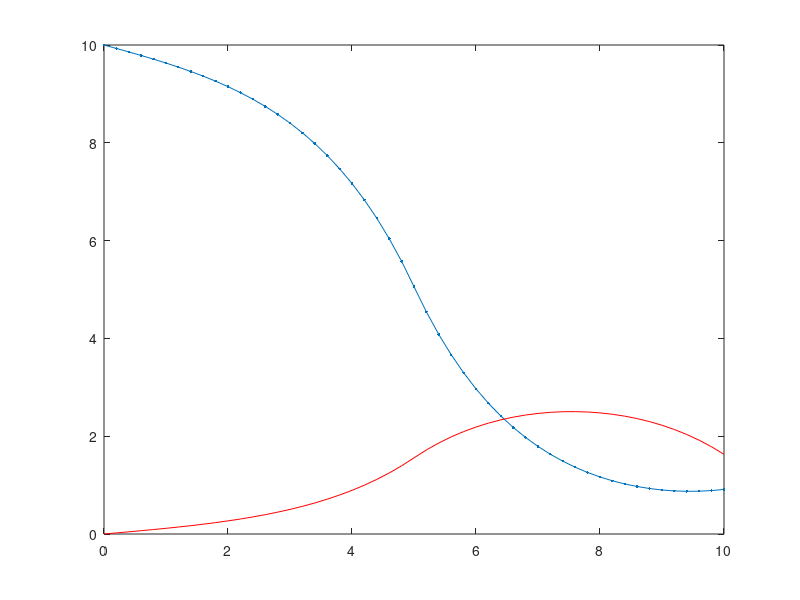

MATLAB code for this plot:
function F=driver

% clear the console screen
clc; close all; 
% load the data structure with info pertaining to the physical problem
dat.material_type = 'constant_coefficients';
dat.response_type = 'half';
dat.source_type   = 'constant';
dat.source_type   = 'half';

dat.diff=@diffu;
dat.siga=@siga;
dat.esrc=@esrc;
dat.resp=@resp;
npar.building_adjoint=false;

dat.width=10;
% BCs
bc.left.type=2; % 0=neumann, 1=robin, 2=dirichlet
bc.left.C=10; % (that data is C in: -Ddu/dn=C // u/4+D/2du/dn=C // u=C)
bc.rite.type=1;
bc.rite.C=0.3;
dat.bc=bc; clear bc;

% load the numerical parameters, npar, structure pertaining to numerics
% number of elements
npar.nel = 50;
% domain
npar.x = linspace(0,dat.width,npar.nel+1);
% polynomial degree
npar.porder=1;
% quadrature order
npar.q_pts=2;
% nbr of dofs per variable
npar.ndofs = npar.porder*npar.nel+1;
% connectivity
gn=zeros(npar.nel,npar.porder+1);
gn(1,:)=linspace(1,npar.porder+1,npar.porder+1);
for iel=2:npar.nel
    gn(iel,:)=[gn(iel-1,end) , gn(iel-1,2:end)+npar.porder ];
end
npar.gn=gn; clear gn;

% assemble the matrix and the rhs
[A,b,npar]=assemble_system(npar,dat);
% solve system
u=A\b;
% plot
figure(1)
plot(npar.x,u,'.-'); hold all
% verification is always good
% verif_diff_eq(dat)
[QoI_f] = QoIforward(dat.resp,npar,dat,u)
% \int r(x) u(x) dx = \sum_i U_i \int r(x) b_i(x) dx = dot(U,R)

% <us|b_mod>=<us|A_mod.u>
%           =<us.(A_mod)'|u>
%           =<u|(A_mod)'.us>
%           =<u|r>

% assemble the matrix and the rhs
dat2=dat; 
dat2.esrc=@resp; 
npar.building_adjoint=true;
% we pass homog Neumann BC so that the adjoint rhs 
% is untouched by the application of the BCs
% 0=neumann, 1=robin, 2=dirichlet
% dat2.bc.left.type=0; dat2.bc.rite.type=0;
dat2.bc.left.C=0;dat2.bc.rite.C=0;
[As,bs,npar]=assemble_system(npar,dat2);
% max(max(abs(As-A)))
us=As\bs;
% us=A\bs;
plot(npar.x,us,'r-'); hold all


QoI_u_bstar = u'*bs
QoI_ustar_b = us'*b
% QoI_u_Astar_ustar = u'*(As*us)
% us'*(As*u)


% QoI_a = us'*b + us'*(As-A)*u
% QoI_a = us'*(A*u)+ us'*(As-A)*u
% u'*(A*us)

% us'*(A_nobc*u)
% u'*(As_nobc*us)

return
end
%%%%%%%%%%%%%%%%%%%%%%%%%%%%%%%%%%%%%

% % function u=solve_fem2(dat,npar)
% % 
% % % initial guess
% % % (not needed if a direct method is used to solve the linear system)
% % u=ones(npar.ndofs,1);
% % 
% % % assemble the matrix and the rhs
% % [A,b,npar]=assemble_system(npar,dat);
% % 
% % % solve
% % u=A\b;
% % 
% % return
% % end 
%%%%%%%%%%%%%%%%%%%%%%%%%%%%%%%%%%%%%

function [QoIf] = QoIforward(fct_ptr,npar,dat,u)

porder = npar.porder;
gn     = npar.gn;
[xq,wq] = GLNodeWt(npar.q_pts);
[b,dbdx] = feshpln(xq,porder);

QoIf = 0;
% loop over elements
for iel=1:npar.nel
    % element extremities
    x0=npar.x(iel);
    x1=npar.x(iel+1);
    % jacobian of the transformation to the ref. element
    Jac=(x1-x0)/2;
    % get x values in the interval
    x=(x1+x0)/2+xq*(x1-x0)/2;
    % compute function at xq
    value = fct_ptr(x,dat)*Jac;
    local_u  = b(:,:) * u(gn(iel,:));
    % assemble
    QoIf = QoIf + dot(value.*wq, local_u );
end

return
end
%%%%%%%%%%%%%%%%%%%%%%%%%%%%%%%%%%%%%

function [A,rhs,npar]=assemble_system(npar,dat)
% assemble the matrix, the rhs, apply BC
% shortcuts
porder= npar.porder;
gn    = npar.gn;
nel   = npar.nel;
% ideally, we would analyze the connectivity to determine nnz
nnz=(porder+1)*nel; %this is an upperbound, not exact
% n: linear system size
n=nel*porder+1;
% allocate memory
A=spalloc(n,n,nnz);
rhs=zeros(n,1);
if nargin<3
    field=zeros(n,1);
end

% compute local matrices
% load Gauss Legendre quadrature (GLQ is exact on polynomials of degree up to 2n-1,
% while using only integrand evaluations (n-point quadrature).
% estimate the max poly order (it comes from the mass matrix  when coef. are
% piecewise constant and the material mesh matches the computational mesh
[xq,wq] = GLNodeWt(npar.q_pts);
% initialize local matrices/vectors
m=zeros(porder+1,porder+1);
% k=m;
f=zeros(porder+1,1);
% store shapeset
[b,dbdx] =feshpln(xq,porder);
% % % compute local matrices + load vector
% % for i=1:porder+1
% %     for j=1:porder+1
% %         m(i,j)= dot(wq.*b(:,i)    , b(:,j));
% %         k(i,j)= dot(wq.*dbdx(:,i) , dbdx(:,j));
% %     end
% %     f(i)= dot(wq, b(:,i));
% % end
% % npar.m=m;
% % npar.k=k;
% % npar.f=f;

% definition of the weak form:
% int_domain (grad u D grad b) - int_bd_domain (b D grad u n) ...
%      + int_domain( XSa u b) = int_domain (b rhs)

% loop over elements
for iel=1:npar.nel
    % element extremities
    x0=npar.x(iel);
    x1=npar.x(iel+1);
    % jacobian of the transformation to the ref. element
    Jac=(x1-x0)/2;
    % get x values in the interval
    x=(x1+x0)/2+xq*(x1-x0)/2;
    % b and dbdx(:,:) are of size (nbr of xq values) x (porder+1),
    % field is of length porder+1, 2/dx is the 1d jacobian
%     local_field     = b(:,:) * field(gn(iel,:));
%     local_dfield_dx = dbdx(:,:) * field(gn(iel,:));
    d=dat.diff(x,field,dat)/Jac;
    s=dat.siga(x,field,dat)*Jac;
    q=dat.esrc(x,dat)*Jac;
    % compute local residual
    for i=1:porder+1
        for j=1:porder+1
            m(i,j) =  dot(s.*wq, b(:,i).*b(:,j)) + ...
                      dot(d.*wq, dbdx(:,i).*dbdx(:,j));
        end
        f(i) = dot(q.*wq, b(:,i));
    end
    % assemble
    A(gn(iel,:),gn(iel,:)) = A(gn(iel,:),gn(iel,:)) + m ;
    rhs(gn(iel,:)) = rhs(gn(iel,:)) + f;
end


% apply natural BC
Dirichlet_nodes=[];
Dirichlet_val=[];
switch dat.bc.left.type
    case 0 % Neumann, int_bd_domain (b D grad u n) is on the RHS
        dat.bc.left.C;
        rhs(1)=rhs(1)+dat.bc.left.C;
    case 1 % Robin
        A(1,1)=A(1,1)+1/2;
        rhs(1)=rhs(1)+2*dat.bc.left.C;
    case 2 % Dirichlet
        Dirichlet_nodes=[Dirichlet_nodes 1];
        Dirichlet_val=[Dirichlet_val dat.bc.left.C];
end
switch dat.bc.rite.type
    case 0 % Neumann, int_bd_domain (b D grad u n) is on the RHS
        rhs(n)=rhs(n)+dat.bc.rite.C;
    case 1 % Robin
        A(n,n)=A(n,n)+1/2;
        rhs(n)=rhs(n)+2*dat.bc.rite.C;
    case 2 % Dirichlet
        Dirichlet_nodes=[Dirichlet_nodes n];
        Dirichlet_val=[Dirichlet_val dat.bc.rite.C];
end

% apply Dirichlet BC
for i=1:length(Dirichlet_nodes);% loop on the number of constraints
    id=Dirichlet_nodes(i);      % extract the dof of a constraint
    if ~npar.building_adjoint
        bcval=Dirichlet_val(i);
        rhs=rhs-bcval*A(:,id);  % modify the rhs using constrained value
        rhs(id)=bcval;         % put the constrained value in the rhs
    end
    A(id,:)=0; % set all the id-th row to zero
    A(:,id)=0; % set all the id-th column to zero (symmetrize A)
    A(id,id)=1;            % set the id-th diagonal to unity
end

return
end
%%%%%%%%%%%%%%%%%%%%%%%%%%%%%%%%%%%%%

function [shapefun,dhdx]=feshpln (xv,p)
% computes the finite element basis functions and their first derivatives
% for any order p
% here, we use Lagrangian FE functions

xd=linspace(-1,1,p+1);

shapefun=zeros(length(xv),p+1);
dhdx    =zeros(length(xv),p+1);

% shape function
for i=1:p+1
    num=1.;
    den=1.;
    for j=1:p+1
        if(j~=i)
            num=num.*(xv-xd(j));
            den=den.*(xd(i)-xd(j));
        end
    end
    shapefun(:,i)=num./den;
end

% derivative of the shape function
for i=1:p+1
    sum=0.;
    den=1.;
    for j=1:p+1
        if(j~=i)
            num=1;
            for k=1:p+1
                if((k~=i)&&(k~=j))
                    num=num.*(xv-xd(k));
                end
            end
            sum=sum+num;
            den=den.*(xd(i)-xd(j));
        end
    end
    dhdx(:,i)=sum./den;
end

return
end

%%%%%%%%%%%%%%%%%%%%%%%%%%%%%%%%%%%%%%

function [x,w] = GL_quad(n)

if(n~=2), error('quadrature entered only for n=2'); end

x=[ -0.577350269189626; 0.577350269189626];
w=[1;1];

return
end

%%%%%%%%%%%%%%%%%%%%%%%%%%%%%%%%%%%%%

function [x,w] = GLNodeWt(n)
% GLNodeWt  Nodes and weights for Gauss-Legendre quadrature of arbitrary order
%           obtained by solving an eigenvalue problem
%
% Synopsis:  [x,w] = GLNodeWt(n)
%
% Input:     n = order of quadrature rule
%
% Output:    x = vector of nodes
%            w = vector of weights

%  Algorithm based on ideas from Golub and Welsch, and Gautschi.  For a
%  condensed presentation see H.R. Schwarz, "Numerical Analysis: A
%  Comprehensive Introduction," 1989, Wiley.  Original MATLAB
%  implementation by H.W. Wilson and L.H. Turcotte, "Advanced Mathematics
%  and Mechanics Applications Using MATLAB," 2nd ed., 1998, CRC Press

beta   = (1:n-1)./sqrt(4*(1:n-1).^2 - 1);
J      = diag(beta,-1) + diag(beta,1);    % eig(J) needs J in full storage
[V,D]  = eig(J);
[x,ix] = sort(diag(D));  %  nodes are eigenvalues, which are on diagonal of D
w      = 2*V(1,ix)'.^2;  %  V(1,ix)' is column vector of first row of sorted V

return
end

%%%%%%%%%%%%%%%%%%%%%%%%%%%%%%%%%%%%%

function verif_diff_eq(dat)

sa=dat.siga; cd=dat.diff; src=dat.esrc; L=dat.width;

k=1/sqrt(cd/sa);
% particular solution
part=src/sa;
% general form of the solution:
%  phi =A sh(kx) + B ch(kx) + src/abso
%  dphi/dx= k (A ch(kx) + B sh(kx) )
switch dat.bc.left.type
    case 0 % Neumann
        mat(1,1:2) =k*[ cosh(0), sinh(0)];
        b(1) = -dat.bc.left.C / cd;
    case 1 % Robin
        mat(1,1:2) =[ sinh(0), cosh(0)]/4 -cd/2*k*[ cosh(0), sinh(0)];
        b(1) = dat.bc.left.C -part/4;
    case 2 % Dirichlet
        mat(1,1:2) =[ sinh(0), cosh(0)];
        b(1) = dat.bc.left.C -part;
end
switch dat.bc.rite.type
    case 0 % Neumann
        mat(2,1:2) =k*[ cosh(k*L), sinh(k*L)];
        b(2) = dat.bc.rite.C / cd;
    case 1 % Robin
        mat(2,1:2) =[ sinh(k*L), cosh(k*L)]/4 +cd/2*k*[ cosh(k*L), sinh(k*L)];
        b(2) = dat.bc.rite.C -part/4;
    case 2 % Dirichlet
        mat(2,1:2) =[ sinh(k*L), cosh(k*L)];
        b(2) = dat.bc.rite.C -part;
end
% get coefficient for the analytical solution
a=mat\b';
x=linspace(0,L);
y=a(1)*sinh(k*x)+a(2)*cosh(k*x)+part;
plot(x,y,'r-');hold all

% ff= @(x) dat.siga*(a(1)*sinh(k*x)+a(2)*cosh(k*x)+part);
% num_qoi=quad(ff,0,dat.width)

return
end


%%%%%%%%%%%%%%%%%%%%%%%%%%%%%%%%%%%%%
function y=diffu(x,field,dat);
if(strcmp(dat.material_type,'constant_coefficients'))
    y=1;
else
    error('non constant diffu not entered yet');
end
return
end
%%%%%%%%%%%%%%%%%%%%%%%%%%%%%%%%%%%%%
function y=siga(x,field,dat);
if(strcmp(dat.material_type,'constant_coefficients'))
    y=3/10;
else
    error('non constant siga not entered yet');
end
return
end
%%%%%%%%%%%%%%%%%%%%%%%%%%%%%%%%%%%%%
function y=nothing(x,field);
y=0;
return
end
%%%%%%%%%%%%%%%%%%%%%%%%%%%%%%%%%%%%%
function y=esrc(x,dat);
if(strcmp(dat.source_type,'constant'))
    y=3;
elseif(strcmp(dat.source_type,'half'))
    if x< .5*dat.width
        y=3;
    else
        y=0;
    end
else
    error('non constant esrc not entered yet');
end

return
end
%%%%%%%%%%%%%%%%%%%%%%%%%%%%%%%%%%%%%
function y=resp(x,dat);
% make the problem-data a global variable
if(strcmp(dat.response_type,'constant'))
    y=1;
elseif(strcmp(dat.response_type,'half'))
    if x< .5*dat.width
        y=0;
    else
        y=1;
    end
else
    error('non constant response not entered yet');
end

return
end
%%%%%%%%%%%%%%%%%%%%%%%%%%%%%%%%%%%%%
